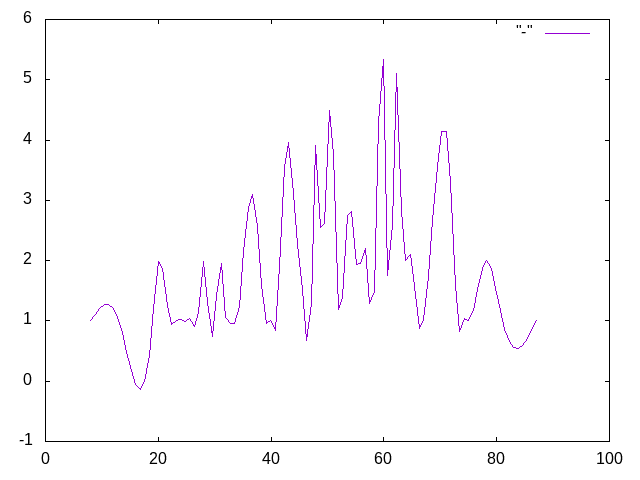
#> input picture shell_gei/出力1_100.png, 640 x 480 px, found by its file name
$ jupyter execute --allow-errors findContours.ipynb   (shell and % lines are left out)
#> lines starting #> are read from the running program, lines starting #| are printed output that depends on the picture
<a href="https://colab.research.google.com/github/YUUKIToriyama/sunshine/blob/master/findContours.ipynb" target="_parent"></a>

[cell 1]
import cv2 as cv4
import numpy as np

from google.colab import files
upload = files.upload()
#> the answer given: 出力1_100.png
#> further down, img is the input picture: shape (480, 640, 3); mean B, G, R 252.2, 249.7, 251.4
#> `img_HSV = cv4.cvtColor(img, cv4.COLOR_BGR2HSV)`: img_HSV: shape (480, 640, 3); mean H, S, V 1.6, 3, 252.2
#> `img_HSV = cv4.GaussianBlur(img_HSV, (9,9), 3)`: img_HSV: shape (480, 640, 3); mean H, S, V 1.6, 3, 252.2
#> `img_H, img_S, img_V = cv4.split(img_HSV)`:
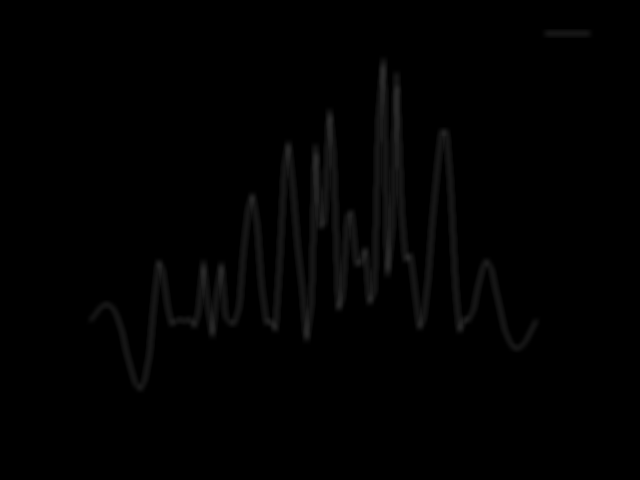
#> img_H: shape (480, 640); min 0, max 42, mean 1.6
#> `img_H, img_S, img_V = cv4.split(img_HSV)`:
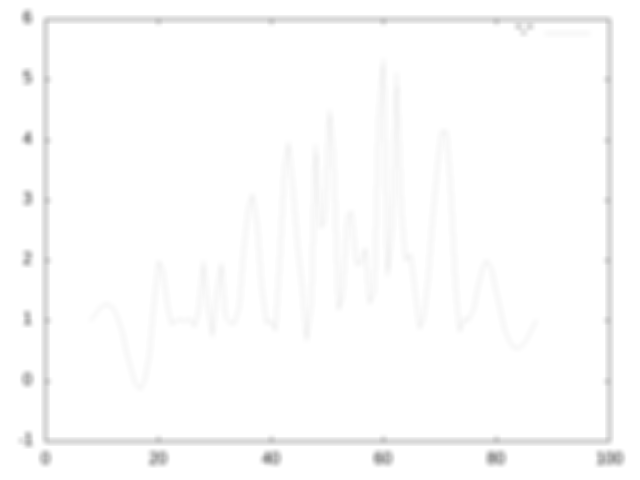
#> img_V: shape (480, 640); min 148, max 255, mean 252.2
#> `_, img_detected = cv4.threshold(img_H, 100, 255, cv4.THRESH_BINARY)`: img_detected: shape (480, 640); every value is 0

#> (a cell that did not finish here is left out)

$ run again, on shell_gei/出力3_10000.png
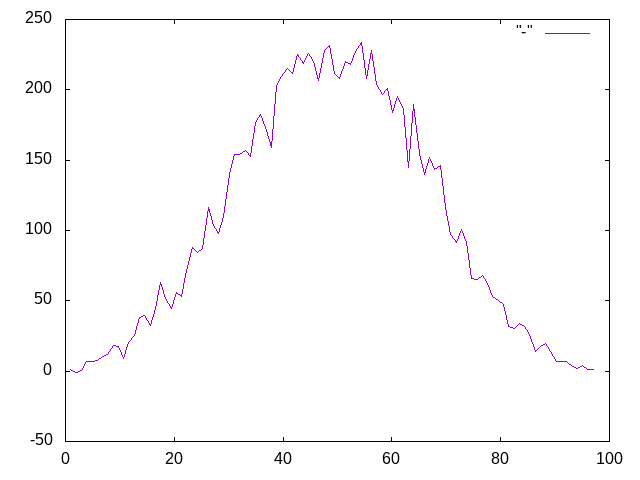
#> input picture shell_gei/出力3_10000.png, 640 x 480 px, found by its file name
#> img is the input picture: shape (480, 640, 3); mean B, G, R 252.3, 251.2, 251.9
#> `img_H, img_S, img_V = cv4.split(img_HSV)`:
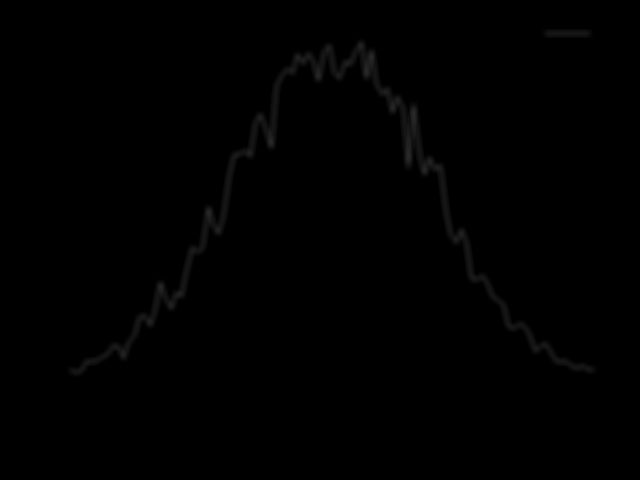
#> img_H: shape (480, 640); min 0, max 41, mean 0.7
#> `img_H, img_S, img_V = cv4.split(img_HSV)`:
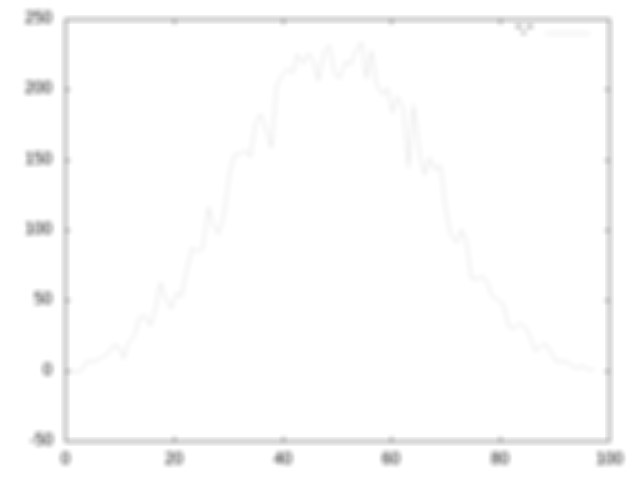
#> img_V: shape (480, 640); min 148, max 255, mean 252.2
#> img_detected: shape (480, 640); every value is 0

$ run again, on shell_gei/出力4_100000.png
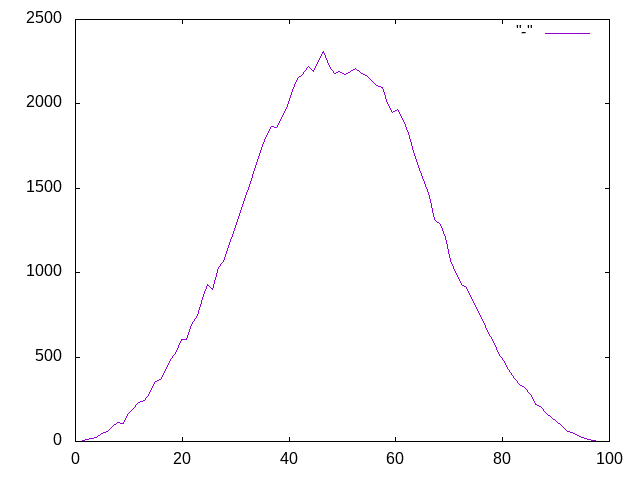
#> input picture shell_gei/出力4_100000.png, 640 x 480 px, found by its file name
#> img is the input picture: shape (480, 640, 3); mean B, G, R 252.3, 251.6, 252.1
#> `img_H, img_S, img_V = cv4.split(img_HSV)`:
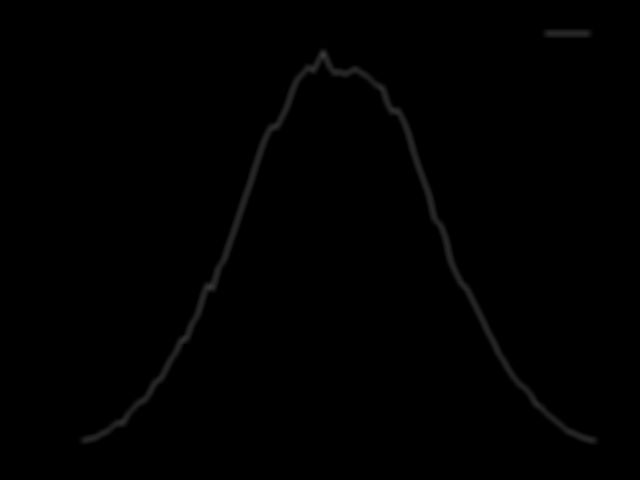
#> img_S: shape (480, 640); min 0, max 59, mean 0.8
#> `img_H, img_S, img_V = cv4.split(img_HSV)`:
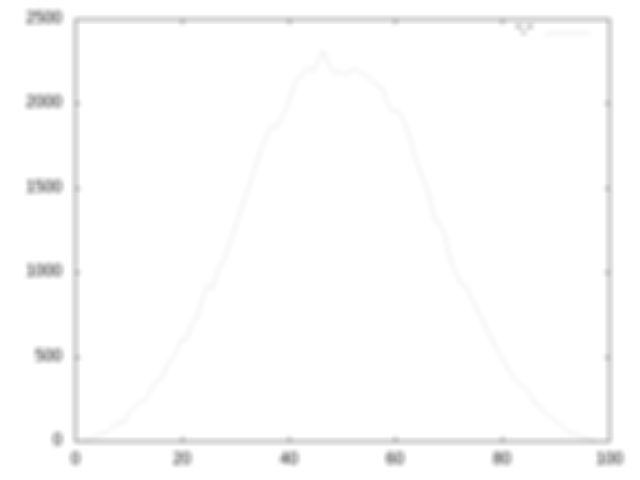
#> img_V: shape (480, 640); min 148, max 255, mean 252.3
#> img_detected: shape (480, 640); every value is 0
